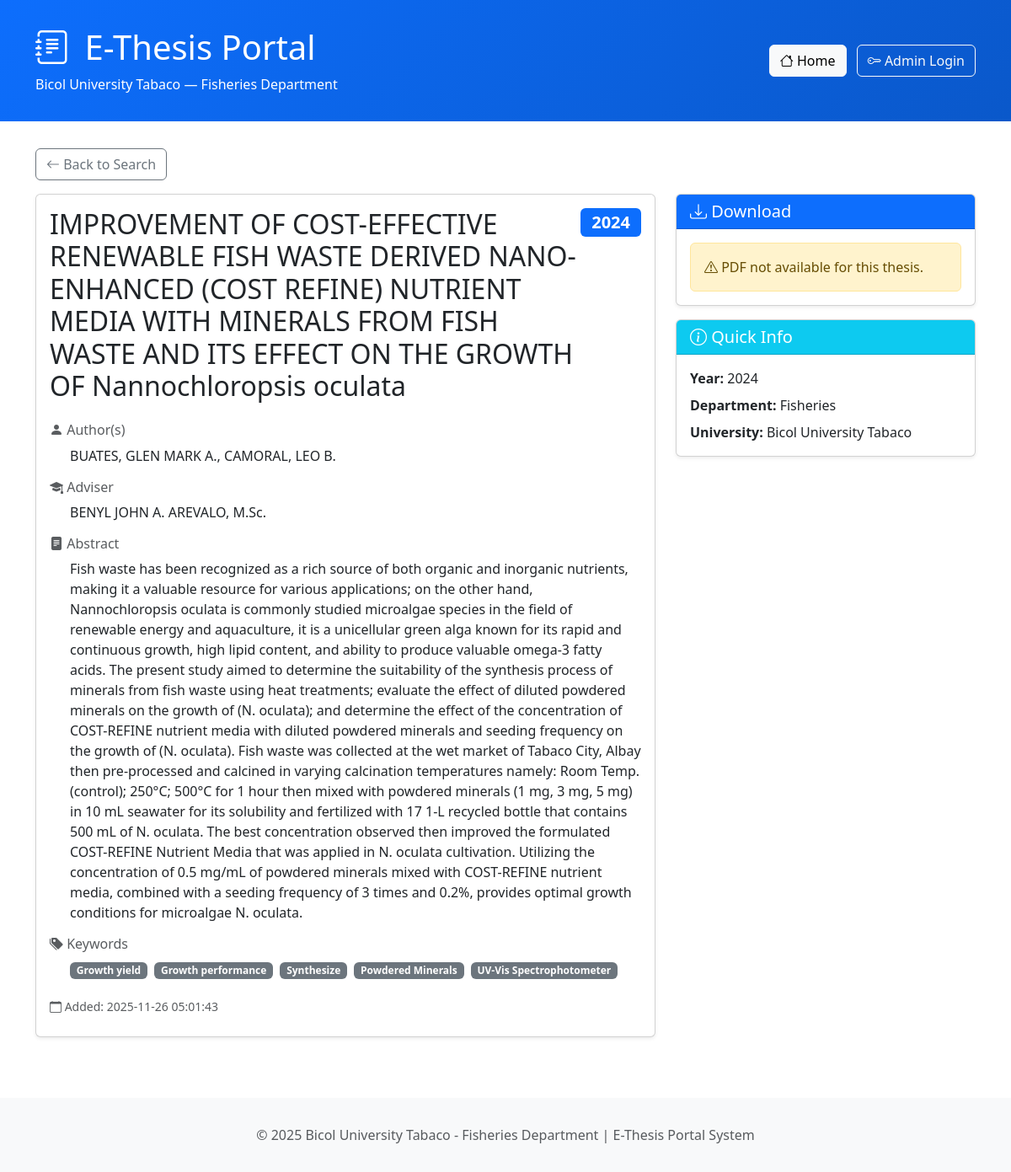
Screenshot of /thesis/11 with the database file from the repository.
### tables this page shows
CREATE TABLE theses (
        id INTEGER PRIMARY KEY AUTOINCREMENT,
        title TEXT NOT NULL,
        authors TEXT NOT NULL,
        year INTEGER NOT NULL,
        adviser TEXT NOT NULL,
        abstract TEXT NOT NULL,
        keywords TEXT NOT NULL,
        pdf_filename TEXT,
        created_at TIMESTAMP DEFAULT CURRENT_TIMESTAMP
    );

### main.py (the view)
@app.route('/thesis/<int:thesis_id>')
def view_thesis(thesis_id):
    conn = sqlite3.connect('thesis_portal.db')
    c = conn.cursor()
    c.execute("SELECT * FROM theses WHERE id = ?", (thesis_id,))
    thesis = c.fetchone()
    conn.close()
    if not thesis:
        flash('Thesis not found.', 'error')
        return redirect(url_for('home'))
    return render_template('view_thesis.html', thesis=thesis)

### templates/view_thesis.html (shortened to what this page needs)
{% extends "base.html" %}
{% block content %}
<div class="row">
    <div class="col-12 mb-3">
        <a href="{{ url_for('home') }}" class="btn btn-outline-secondary">
            <i class="bi bi-arrow-left"></i> Back to Search
        </a>
    </div>
</div>
<div class="row">
    <div class="col-lg-8">
        <div class="card shadow-sm mb-4">
            <div class="card-body">
                <div class="d-flex justify-content-between align-items-start mb-3">
                    <h2 class="card-title">{{ thesis[1] }}</h2>
                    <span class="badge bg-primary fs-5">{{ thesis[3] }}</span>
                </div>
                <div class="mb-3">
                    <h6 class="text-muted">
                        <i class="bi bi-person-fill"></i> Author(s)
                    </h6>
                    <p class="ms-4">{{ thesis[2] }}</p>
                </div>
                <div class="mb-3">
                    <h6 class="text-muted">
                        <i class="bi bi-mortarboard-fill"></i> Adviser
                    </h6>
                    <p class="ms-4">{{ thesis[4] }}</p>
                </div>
                <div class="mb-3">
                    <h6 class="text-muted">
                        <i class="bi bi-file-text-fill"></i> Abstract
                    </h6>
                    <p class="ms-4 text-justify">{{ thesis[5] }}</p>
                </div>
                <div class="mb-3">
                    <h6 class="text-muted">
                        <i class="bi bi-tags-fill"></i> Keywords
                    </h6>
                    <div class="ms-4">
                        {% for keyword in thesis[6].split(',') %}
                            <span class="badge bg-secondary me-1 mb-1">{{ keyword.strip() }}</span>
                        {% endfor %}
                    </div>
                </div>
                <div class="mb-2">
                    <small class="text-muted">
                        <i class="bi bi-calendar"></i> Added: {{ thesis[8] }}
                    </small>
                </div>
            </div>
        </div>
    </div>
    <div class="col-lg-4">
        <div class="card shadow-sm">
            <div class="card-header bg-primary text-white">
                <h5 class="mb-0">
                    <i class="bi bi-download"></i> Download
                </h5>
            </div>
            <div class="card-body">
                {% if thesis[7] %}
                    <div class="text-center mb-3">
                        <i class="bi bi-file-pdf-fill text-danger" style="font-size: 4rem;"></i>
                    </div>
                    <a href="{{ url_for('download_file', filename=thesis[7]) }}"
                       class="btn btn-danger w-100 mb-2">
                        <i class="bi bi-download"></i> Download PDF
                    </a>
                    <p class="text-muted small text-center mb-0">
                        Click above to download the full thesis document
                    </p>
                {% else %}
                    <div class="alert alert-warning mb-0">
                        <i class="bi bi-exclamation-triangle"></i>
                        PDF not available for this thesis.
                    </div>
                {% endif %}
            </div>
        </div>
        <div class="card shadow-sm mt-3">
            <div class="card-header bg-info text-white">
                <h5 class="mb-0">
                    <i class="bi bi-info-circle"></i> Quick Info
                </h5>
            </div>
            <div class="card-body">
                <ul class="list-unstyled mb-0">
                    <li class="mb-2">
                        <strong>Year:</strong> {{ thesis[3] }}
                    </li>
                    <li class="mb-2">
                        <strong>Department:</strong> Fisheries
                    </li>
                    <li class="mb-0">
                        <strong>University:</strong> Bicol University Tabaco
                    </li>
                </ul>
            </div>
        </div>
    </div>
</div>
{% endblock %}

### templates/base.html (style rules this page uses)
body { display: flex; flex-direction: column; min-height: 100vh; }

### rows the page displays
theses: title "IMPROVEMENT OF COST-EFFECTIVE RENEWABLE FISH WASTE DERIVED NANO-ENHANCED (COST REFINE) NUTRIENT MEDIA WITH MINERALS FROM FISH WASTE AND ITS EFFECT ON THE GROWTH OF Nannochloropsis oculata", year "2024", authors "BUATES, GLEN MARK A., CAMORAL, LEO B.", adviser "BENYL JOHN A. AREVALO, M.Sc.", abstract "Fish waste has been recognized as a rich source of both organic and inorganic nutrients, making it a valuable resource for various applications; on the other hand, Nannochloropsis oculata is commonly studied microalgae species in the field of renewable energy and aquaculture, it is a unicellular green alga known for its rapid and continuous growth, high lipid content, and ability to produce valuable omega-3 fatty acids. The present study aimed to determine the suitability of the synthesis process of minerals from fish waste using heat treatments; evaluate the effect of diluted powdered minerals on the growth of (N. oculata); and determine the effect of the concentration of COST-REFINE…", created_at "2025-11-26 05:01:43"

### other values shown
{{ keyword.strip() }} "Growth yield" "Growth performance" "Synthesize" "Powdered Minerals" "UV-Vis Spectrophotometer"
